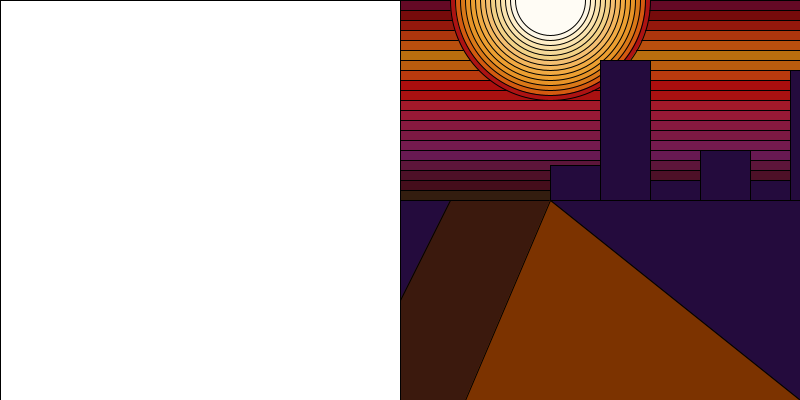
Frame 1 (no input)
Frame 60 (the mouse pressed at the canvas centre just before this capture): identical to frame 1, image omitted
Frame 120 (the mouse held since frame 60 and released just before this capture): identical to frame 1, image omitted

The Processing sketch that drew this single still picture (run headless with seeded random() and noise(); from frame 60 on, the mouse is pressed at the canvas centre):

// Processing sketch: tp1
// ── tp1.pde

PImage img;

void setup() {
  
 rect(0,0,400,400);
 
 size(800,400);
 
 //Este es el cuadrado en el que va la foto.
 //No supe cómo poner la foto. 
 rect(0,0,400,400);
 
 //Este es el lado de la pintura recreada. 
 //No sé cómo sacarles los bordes a las figuras geométricas. 
 //Cielo:
 fill(51,29,15);
 rect(400,0,800,200);
 fill(68,13,27);
 rect(400,0,800,190);
 fill(77,16,39);
 rect(400,0,800,180);
 fill(93,21,58);
 rect(400,0,800,170);
 fill(104,25,82);
 rect(400,0,800,160);
 fill(117,26,78);
 rect(400,0,800,150);
 fill(124,25,67);
 rect(400,0,800,140);
 fill(135,25,63);
 rect(400,0,800,130);
 fill(152,25,54);
 rect(400,0,800,120);
 fill(162,25,42);
 rect(400,0,800,110);
 fill(169,17,17);
 rect(400,0,800,100);
 fill(171,14,14);
 rect(400,0,800,90);
 fill(185,58,14);
 rect(400,0,800,80);
 fill(185,92,14);
 rect(400,0,800,70);
 fill(185,110,14);
 rect(400,0,800,60);
 fill(185,79,14);
 rect(400,0,800,50);
 fill(173,54,13);
 rect(400,0,800,40);
 fill(148,24,12);
 rect(400,0,800,30);
 fill(118,11,11);
 rect(400,0,800,20);
 fill(100,9,37);
 rect(400,0,800,10);
 //Sol:
 fill(173,19,19); 
 ellipse(550,0,200,200);
 fill(211,90,16);
 ellipse(550,0,190,190);
 fill(217,120,24);
 ellipse(550,0,180,180);
 fill(231,147,39);
 ellipse(550,0,170,170);
 fill(236,159,49);
 ellipse(550,0,160,160);
 fill(241,170,67);
 ellipse(550,0,150,150);
 fill(243,182,93);
 ellipse(550,0,140,140);
 fill(244,191,114);
 ellipse(550,0,130,130);
 fill(242,209,134);
 ellipse(550,0,120,120);
 fill(245,217,153);
 ellipse(550,0,110,110);
 fill(250,227,174);
 ellipse(550,0,100,100);
 fill(255,238,200);
 ellipse(550,0,90,90);
 fill(253,246,230);
 ellipse(550,0,80,80);
 fill(255,252,245);
 ellipse(550,0,70,70);
 //Edificios:
 fill(36,11,61);
 rect(550,165,50,50);
 rect(600,60,50,150);
 rect(650,180,50,50); 
 rect(700,150,50,65);
 rect(750,180,50,50); 
 rect(790,70,50,150); 
 //Agua:
 fill(59,25,13);
 rect(400,200,800,400);
 fill(36,11,61);
 triangle(550,200,800,200,800,400);
 fill(124,51,0);
 triangle(550,200,800,400,465,400);
 fill(36,11,61);
 triangle(400,200,450,200,400,300);
 
}


void draw() {

  
}
